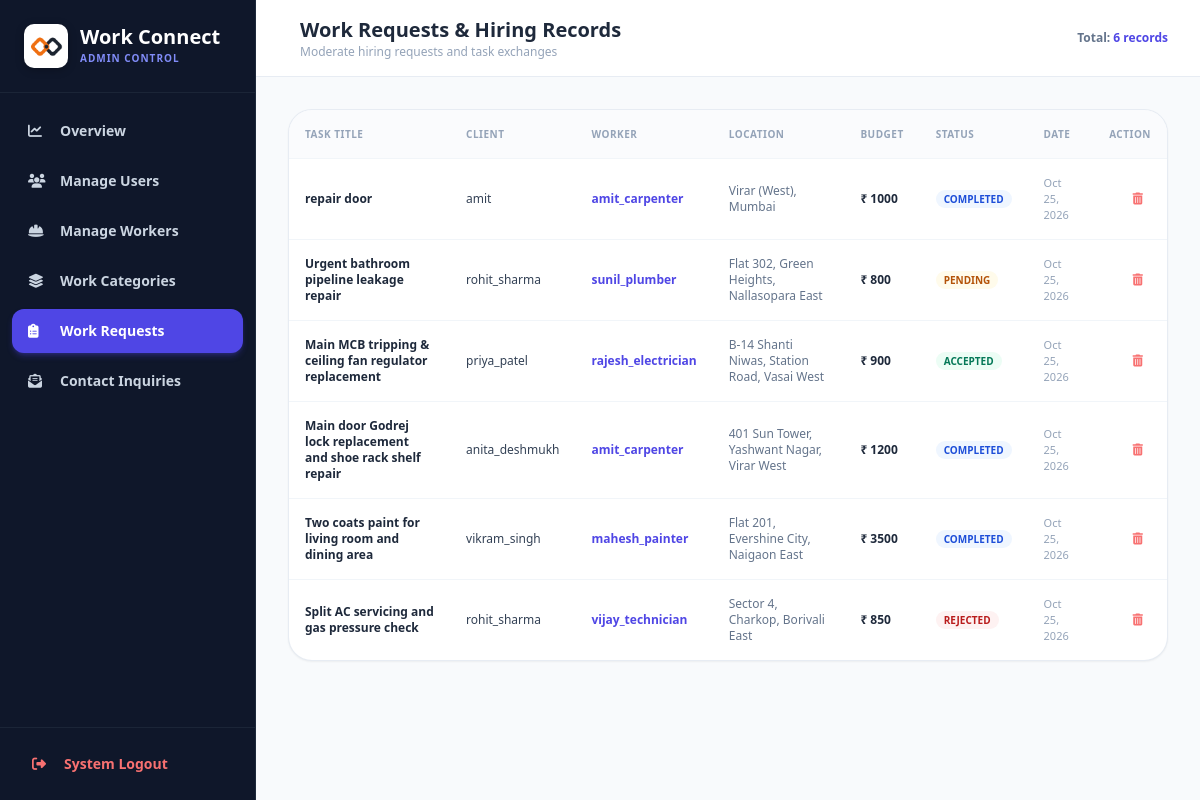
The page /admin/requests.php (signed in) on the database its author committed.
### tables this page shows
CREATE TABLE `work_requests` (
  `id` int(11) NOT NULL AUTO_INCREMENT,
  `user_id` int(11) NOT NULL,
  `worker_id` int(11) NOT NULL,
  `category_id` int(11) DEFAULT NULL,
  `title` varchar(255) NOT NULL,
  `description` text NOT NULL,
  `location` varchar(255) NOT NULL,
  `work_date` date DEFAULT NULL,
  `budget` varchar(100) DEFAULT NULL,
  `status` enum('pending','accepted','rejected','completed') NOT NULL DEFAULT 'pending',
  `created_at` timestamp NOT NULL DEFAULT current_timestamp(),
  PRIMARY KEY (`id`),
  KEY `user_id` (`user_id`),
  KEY `worker_id` (`worker_id`),
  KEY `category_id` (`category_id`),
  CONSTRAINT `fk_req_category` FOREIGN KEY (`category_id`) REFERENCES `categories` (`id`) ON DELETE SET NULL,
  CONSTRAINT `fk_req_user` FOREIGN KEY (`user_id`) REFERENCES `users` (`id`) ON DELETE CASCADE,
  CONSTRAINT `fk_req_worker` FOREIGN KEY (`worker_id`) REFERENCES `users` (`id`) ON DELETE CASCADE
);

CREATE TABLE `users` (
  `id` int(11) NOT NULL AUTO_INCREMENT,
  `username` varchar(100) NOT NULL,
  `email` varchar(150) NOT NULL,
  `password` varchar(255) NOT NULL,
  `role_id` int(11) NOT NULL,
  `created_at` timestamp NOT NULL DEFAULT current_timestamp(),
  PRIMARY KEY (`id`),
  UNIQUE KEY `username` (`username`),
  UNIQUE KEY `email` (`email`),
  KEY `role_id` (`role_id`),
  CONSTRAINT `users_ibfk_1` FOREIGN KEY (`role_id`) REFERENCES `roles` (`id`)
);

### admin/requests.php (the view, shortened to what this page needs)
<?php
require_once '../includes/db_connect.php';
$query = "
    SELECT wr.*, u1.username as client_name, u1.email as client_email,
           u2.username as worker_name, c.name as category_name
    FROM work_requests wr
    JOIN users u1 ON wr.user_id = u1.id
    JOIN users u2 ON wr.worker_id = u2.id
    LEFT JOIN categories c ON wr.category_id = c.id
    WHERE 1=1
";
$params = [];
$query .= " ORDER BY wr.created_at DESC";
$stmt = $pdo->prepare($query);
$stmt->execute($params);
$requests = $stmt->fetchAll();
?>
<!DOCTYPE html>
<html lang="en">
<head>
    <script src="https://cdn.tailwindcss.com"></script>
    <link rel="stylesheet" href="https://cdnjs.cloudflare.com/ajax/libs/font-awesome/6.5.1/css/all.min.css">
</head>
<body class="bg-slate-50 font-sans">
<div class="flex h-screen overflow-hidden">
    <?php include '../includes/admin_sidebar.php'; ?>
    <main class="flex-1 flex flex-col overflow-y-auto">
        <header class="bg-white border-b border-slate-200/80 p-4 md:px-8 flex justify-between items-center sticky top-0 z-20">
            <div class="flex items-center space-x-3">
                <div>
                    <h2 class="text-lg md:text-xl font-bold text-slate-800">Work Requests & Hiring Records</h2>
                    <p class="text-xs text-slate-400">Moderate hiring requests and task exchanges</p>
                </div>
            </div>
            <span class="text-xs font-semibold text-slate-500">
                Total: <strong class="text-indigo-600"><?php echo count($requests); ?> records</strong>
            </span>
        </header>
        <div class="p-4 md:p-8 space-y-6 max-w-7xl mx-auto w-full">
            <div class="bg-white rounded-3xl border border-slate-200/80 shadow-sm overflow-hidden">
                <div class="overflow-x-auto">
                    <table class="w-full text-left text-xs">
                        <thead>
                            <tr class="bg-slate-50/70 border-b border-slate-100 text-slate-400 uppercase tracking-wider text-[10px] font-bold">
                                <th class="p-4">Task Title</th>
                                <th class="p-4">Client</th>
                                <th class="p-4">Worker</th>
                                <th class="p-4">Location</th>
                                <th class="p-4">Budget</th>
                                <th class="p-4">Status</th>
                                <th class="p-4">Date</th>
                                <th class="p-4 text-right">Action</th>
                            </tr>
                        </thead>
                        <tbody class="divide-y divide-slate-100">
                            <?php if (empty($requests)): ?>
                                <tr>
                                    <td colspan="8" class="p-8 text-center text-slate-400">No work requests found.</td>
                                </tr>
                            <?php else: ?>
                                <?php foreach ($requests as $r): ?>
                                    <tr class="hover:bg-slate-50/50 transition-colors">
                                        <td class="p-4 font-bold text-slate-800">
                                            <?php echo htmlspecialchars($r['title']); ?>
                                        </td>
                                        <td class="p-4 text-slate-700">
                                            <?php echo htmlspecialchars($r['client_name']); ?>
                                        </td>
                                        <td class="p-4 font-semibold text-indigo-600">
                                            <?php echo htmlspecialchars($r['worker_name']); ?>
                                        </td>
                                        <td class="p-4 text-slate-500">
                                            <?php echo htmlspecialchars($r['location']); ?>
                                        </td>
                                        <td class="p-4 font-bold text-slate-800">
                                            ₹ <?php echo htmlspecialchars($r['budget'] ?: 'N/A'); ?>
                                        </td>
                                        <td class="p-4">
                                            <span class="px-2 py-0.5 rounded-full text-[10px] font-bold uppercase
                                                <?php
                                                if ($r['status'] === 'accepted') echo 'bg-emerald-50 text-emerald-700';
                                                elseif ($r['status'] === 'completed') echo 'bg-blue-50 text-blue-700';
                                                elseif ($r['status'] === 'rejected') echo 'bg-red-50 text-red-700';
                                                else echo 'bg-amber-50 text-amber-700';
                                                ?>">
                                                <?php echo htmlspecialchars($r['status']); ?>
                                            </span>
                                        </td>
                                        <td class="p-4 text-slate-400 text-[11px]">
                                            <?php echo date('M d, Y', strtotime($r['created_at'])); ?>
                                        </td>
                                        <td class="p-4 text-right">
                                            <form method="POST" class="inline" onsubmit="return confirm('Delete this work request record?');">
                                                <button type="submit" class="text-red-400 hover:text-red-600 p-2 transition-colors">
                                                    <i class="fas fa-trash-alt"></i>
                                                </button>
                                            </form>
                                        </td>
                                    </tr>
                                <?php endforeach; ?>
                            <?php endif; ?>
                        </tbody>
                    </table>
                </div>
            </div>
        </div>
    </main>
</div>
</body>
</html>

### admin/requests.php (style rules this page uses)
body { font-family: 'Outfit', sans-serif; }

### rows shown on the page
work_requests: title "repair door", user.username "amit", worker.username "amit_carpenter", location "Virar (West), Mumbai", budget "1000", status "COMPLETED", created_at "Oct 25, 2026"
work_requests: title "Urgent bathroom pipeline leakage repair", user.username "rohit_sharma", worker.username "sunil_plumber", location "Flat 302, Green Heights, Nallasopara East", budget "800", status "PENDING", created_at "Oct 25, 2026"
work_requests: title "Main MCB tripping & ceiling fan regulator replacement", user.username "priya_patel", worker.username "rajesh_electrician", location "B-14 Shanti Niwas, Station Road, Vasai West", budget "900", status "ACCEPTED", created_at "Oct 25, 2026"
work_requests: title "Main door Godrej lock replacement and shoe rack shelf repair", user.username "anita_deshmukh", worker.username "amit_carpenter", location "401 Sun Tower, Yashwant Nagar, Virar West", budget "1200", status "COMPLETED", created_at "Oct 25, 2026"
work_requests: title "Two coats paint for living room and dining area", user.username "vikram_singh", worker.username "mahesh_painter", location "Flat 201, Evershine City, Naigaon East", budget "3500", status "COMPLETED", created_at "Oct 25, 2026"
work_requests: title "Split AC servicing and gas pressure check", user.username "rohit_sharma", worker.username "vijay_technician", location "Sector 4, Charkop, Borivali East", budget "850", status "REJECTED", created_at "Oct 25, 2026"

### other values the page prints
count($requests) "6"
